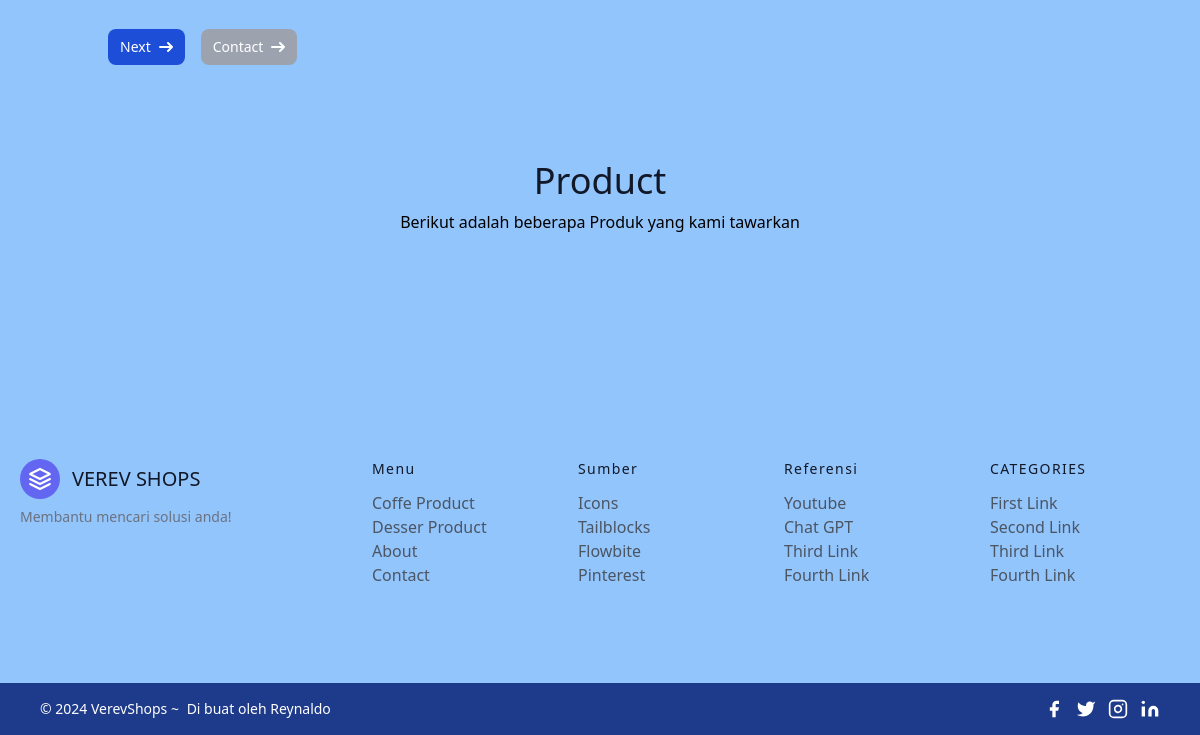
The app's page / (lower part), older data.
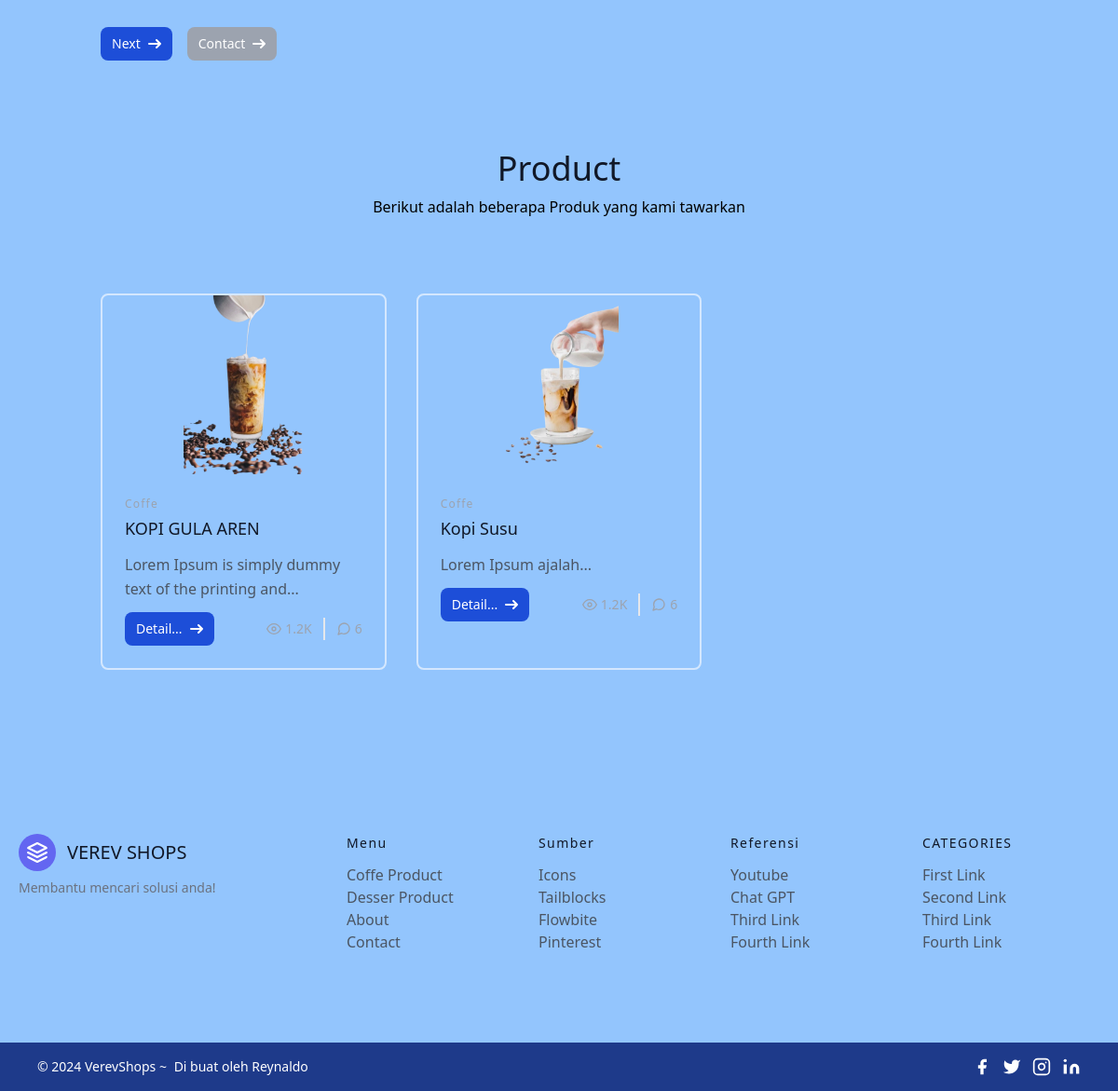
The same page, newer data.
### verevapp/models.py (models this page shows, shortened)
class Product(models.Model):
    title = models.CharField(max_length=100)
    selling_price = models.FloatField()
    discounted_price = models.FloatField()
    description = models.TextField()
    composition = models. TextField(default='')
    prodapp = models.TextField(default='')
    category = models.CharField(choices=CATEGORY_CHOICES, max_length=2)
    product_image = models.ImageField(upload_to='product')
    def get_all_categories():
        return ', '.join([label for _, label in CATEGORY_CHOICES]) # mengambil semua kategori yang ada

### verevapp/views.py (the view)
# urls.py: 2. Add a URL to urlpatterns:  path('', views.home, name='home')
def home(req):
    products = Product.objects.all()
    coffee_products = Product.objects.filter(category='CF')
    dessert_products = Product.objects.filter(category='DS')
    all_category = Product.get_all_categories()
    return render(req, 'index.html', {
        'product': products,
        'all_category': all_category,
        'coffee_products': coffee_products,
        'dessert_products': dessert_products,
    })

### templates/index.html (shortened to what the changed rows need)
{% include 'base.html' %}
{% include 'navbar.html' %}
{% include 'banner.html' %}
{% load static %}
<div class="mx-auto max-w-screen-xl">
  <div class="flex flex-col text-center w-full mb-20">
    <h1 class="sm:text-4xl text-3xl font-medium title-font mb-2 text-gray-900">
      Product
    </h1>
  </div>
  <section class="text-gray-600 body-font">
    <div class="container px-5 mx-auto">
      <div class="flex flex-wrap -m-4">
        {% for prod in coffee_products %}
        <div class="p-4 md:w-1/3">
          <div
            class="h-full border-2 border-white border-opacity-60 rounded-lg overflow-hidden"
          >
            <img
              class="lg:h-48 md:h-36 w-full object-contain object-center"
              src="{{ prod.product_image.url }}"
              alt="gambar"
            />
            <div class="p-6">
              <h2
                class="tracking-widest text-xs title-font font-medium text-gray-400 mb-1"
              >
                {{ prod.get_category_display }}
              </h2>
              <h1 class="title-font text-lg font-medium text-gray-900 mb-3">
                {{ prod.title }}
              </h1>
              <p class="leading-relaxed mb-3">
                {{ prod.description | slice:":52" }}...
              </p>
              <div class="flex items-center flex-wrap">
                <a
                  href="{% url 'category' 'CF' %}"
                  class="inline-flex cursor-pointer items-center px-3 py-2 text-sm font-medium text-center text-white bg-blue-700 rounded-lg hover:bg-blue-800 focus:ring-4 focus:outline-none focus:ring-blue-300 dark:bg-blue-600 dark:hover:bg-blue-700 dark:focus:ring-blue-800"
                >
                  Detail...
                  <svg
                    class="rtl:rotate-180 w-3.5 h-3.5 ms-2"
                    aria-hidden="true"
                    xmlns="http://www.w3.org/2000/svg"
                    fill="none"
                    viewBox="0 0 14 10"
                  >
                    <path
                      stroke="currentColor"
                      stroke-linecap="round"
                      stroke-linejoin="round"
                      stroke-width="2"
                      d="M1 5h12m0 0L9 1m4 4L9 9"
                    />
                  </svg>
                </a>
                <span
                  class="text-gray-400 mr-3 inline-flex items-center lg:ml-auto md:ml-0 ml-auto leading-none text-sm pr-3 py-1 border-r-2 border-gray-200"
                >
                  <svg
                    class="w-4 h-4 mr-1"
                    stroke="currentColor"
                    stroke-width="2"
                    fill="none"
                    stroke-linecap="round"
                    stroke-linejoin="round"
                    viewBox="0 0 24 24"
                  >
                    <path
                      d="M1 12s4-8 11-8 11 8 11 8-4 8-11 8-11-8-11-8z"
                    ></path>
                    <circle cx="12" cy="12" r="3"></circle></svg
                  >1.2K
                </span>
                <span
                  class="text-gray-400 inline-flex items-center leading-none text-sm"
                >
                  6
                </span>
              </div>
            </div>
          </div>
        </div>
        {% endfor %}
      </div>
    </div>
  </section>
</div>
{% include "footer.html" %}

Row changes from the older to the newer data that the page shows:
added Product: product_image (picture), category "Coffe", title "KOPI GULA AREN", description "Lorem Ipsum is simply dummy text of the printing and"
added Product: product_image (picture), category "Coffe", title "Kopi Susu", description "Lorem Ipsum ajalah"
